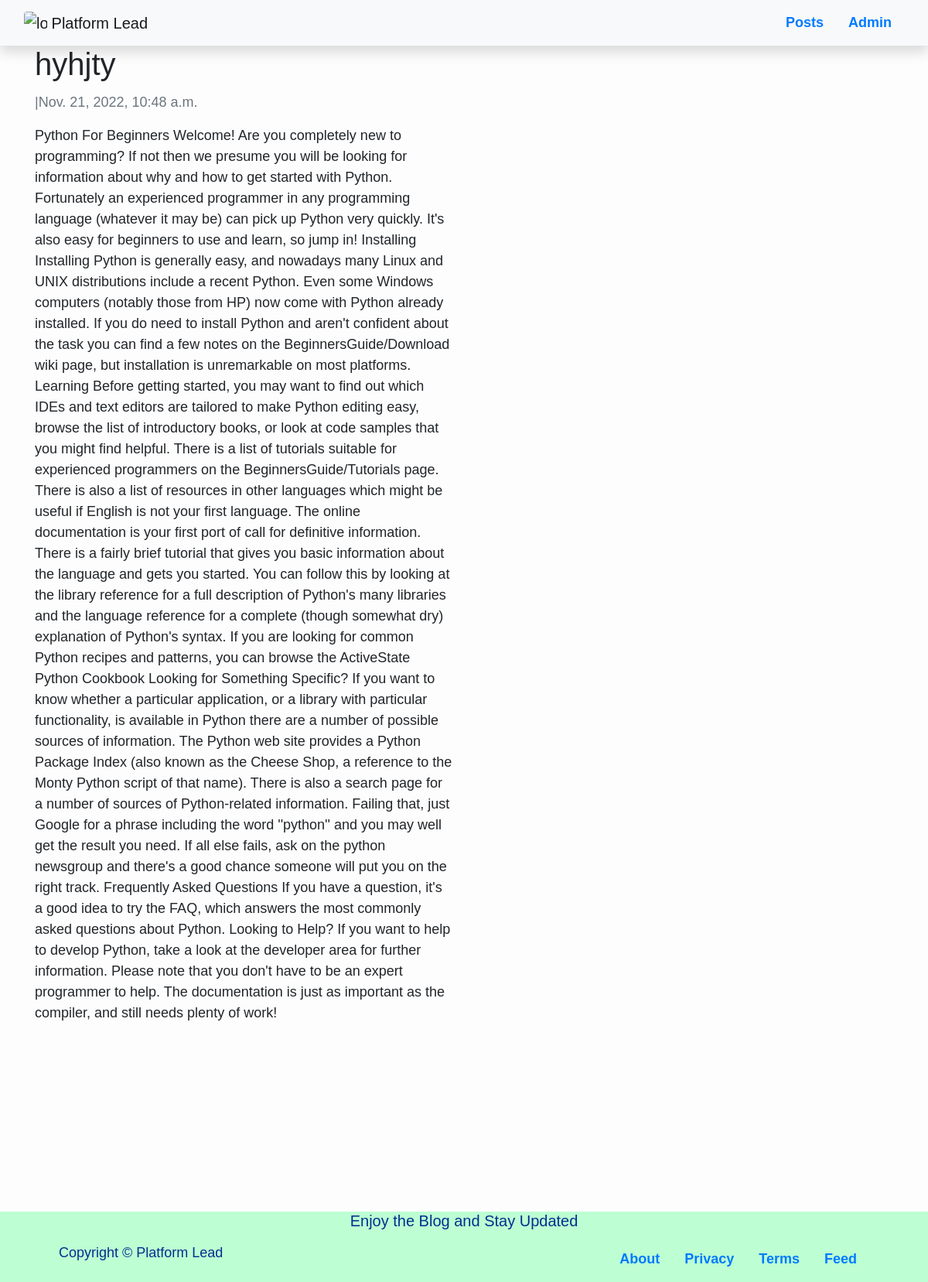
Page /thjtyhj/ on the committed database.
### blog/models.py (models this page shows, shortened)
class posts(models.Model):
    title = models.CharField(max_length=200, unique=True)
    slug = models.SlugField(max_length=200, unique=True)
    author = models.ForeignKey(User, on_delete=models.CASCADE)
    updated_on = models.DateTimeField(auto_now=True)
    created_on = models.DateTimeField()
    content = models.TextField()
    metades = models.CharField(max_length=300, default="new article")
    status = models.IntegerField(choices=STATUS, default=0)
    class Meta:
        ordering = ['-created_on']

### blog/views.py (the view)
# urls.py: path('<slug:slug>/', views.postdetail.as_view(), name='post_detail'),
class postdetail(generic.DetailView):
    model = posts
    template_name = 'postpage.html'

### blog/templates/postpage.html (shortened to what this page needs)
{% extends "base.html" %}
{% block content %}
    <div class="container">
      <div class="row">
    <div class="col-md-6 left">
            <h1 class="card-title">{% block title %} {{ object.title }} {% endblock title %}</h1>
            <p class=" text-muted">{{ object.author.first_name }} {{ object.author.last_name }} |{{ object.created_on }}</p>
            <p class="card-text">{{ object.content | safe }}</p>
          </div>
           </div>
           </div>
    {% endblock content %}

### blog/templates/base.html (style rules this page uses)
html, body { height: 100%; }
body { font-family: sans-serif; font-size: 18px; background-color: #fdfdfd; display: flex; flex-direction: column; }

### rows in the picture
posts: title "hyhjty", created_on "Nov. 21, 2022, 10:48 a.m.", content "Python For Beginners Welcome! Are you completely new to programming? If not then we presume you will be looking for information about why and how to get started with Python. Fortunately an experienced programmer in any programming language (whatever it may be) can pick up Python very quickly. It's also easy for beginners to use and learn, so jump in! Installing Installing Python is generally easy, and nowadays many Linux and UNIX distributions include a recent Python. Even some Windows computers (notably those from HP) now come with Python already installed. If you do need to install Python and aren't confident about the task you can find a few notes on the BeginnersGuide/Download wiki…"
